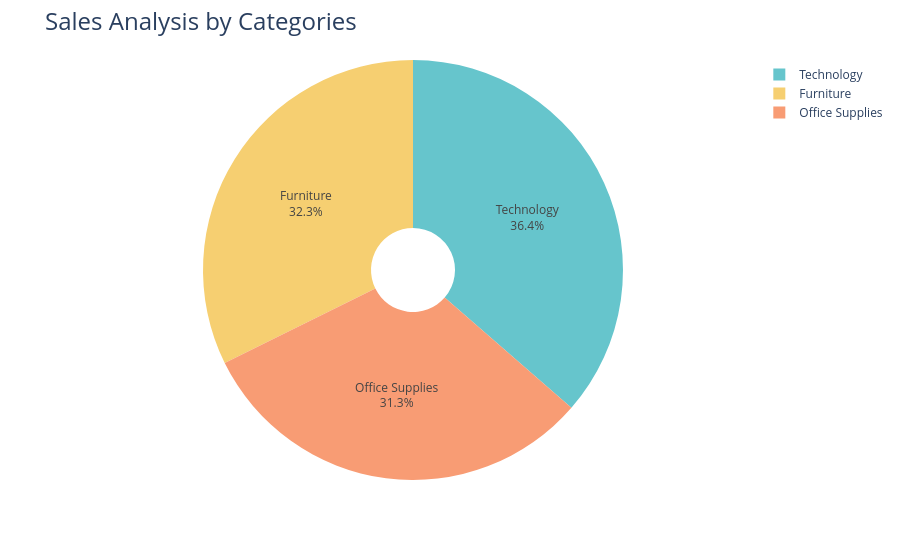

Write notebook code for a chart like this one.
### Code cell
fig = px.pie(sales_by_categories,
    values="Sales", names="Category",
    hole=0.2 , color_discrete_sequence=px.colors.qualitative.Pastel
)
fig.update_traces(
    textposition="inside", textinfo="percent+label"
)
fig.update_layout(
    title_text='Sales Analysis by Categories', title_font=dict(size=24)
)
fig.show()

### Figure 1 — Plotly figure (JSON) as saved in the notebook; plotly's stock layout.template omitted (floating-point values rounded to 4 significant figures)
{"data": [{"domain": {"x": [0, 1], "y": [0, 1]}, "hole": 0.2, "hovertemplate": "Category=%{label}<br>Sales=%{value}<extra></extra>", "labels": ["Furniture", "Office Supplies", "Technology"], "legendgroup": "", "name": "", "showlegend": true, "textinfo": "percent+label", "textposition": "inside", "type": "pie", "values": [742000.0, 719000.0, 836200.0]}], "layout": {"legend": {"tracegroupgap": 0}, "margin": {"t": 60}, "piecolorway": ["rgb(102, 197, 204)", "rgb(246, 207, 113)", "rgb(248, 156, 116)", "rgb(220, 176, 242)", "rgb(135, 197, 95)", "rgb(158, 185, 243)", "rgb(254, 136, 177)", "rgb(201, 219, 116)", "rgb(139, 224, 164)", "rgb(180, 151, 231)", "rgb(179, 179, 179)"], "title": {"font": {"size": 24}, "text": "Sales Analysis by Categories"}}}
